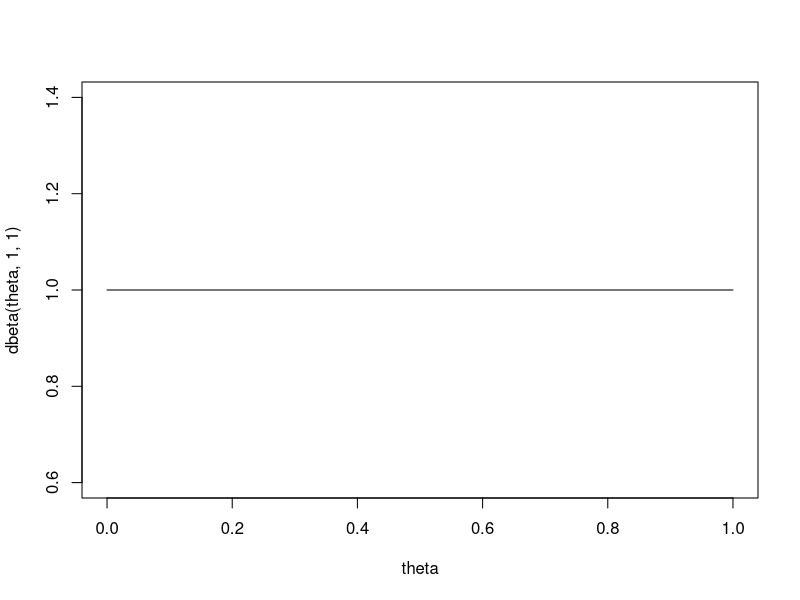
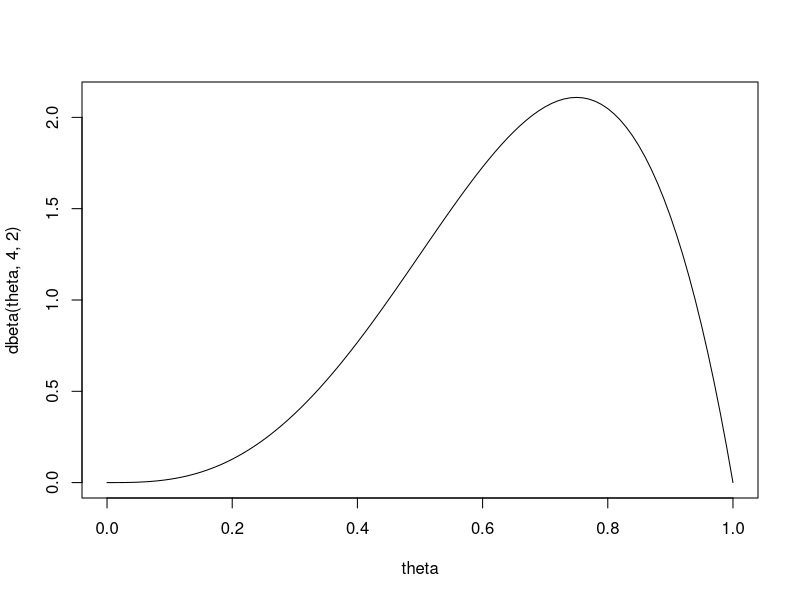
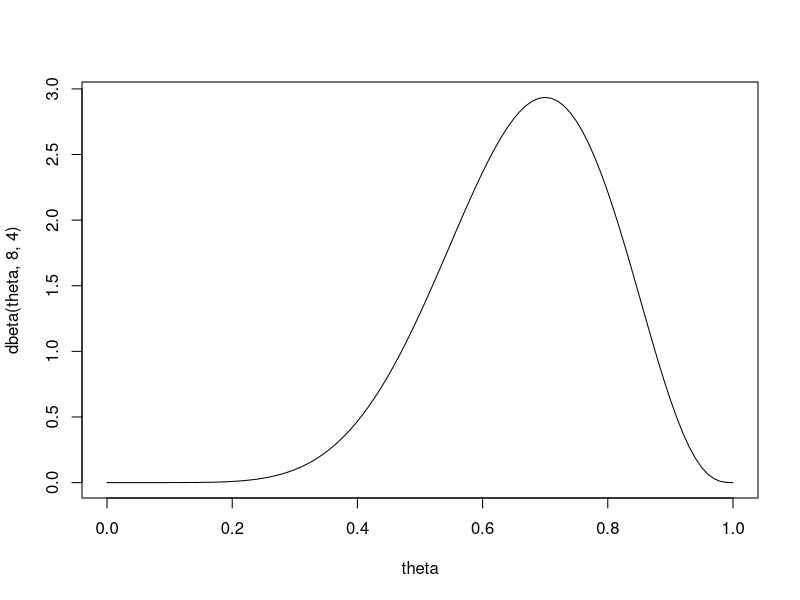
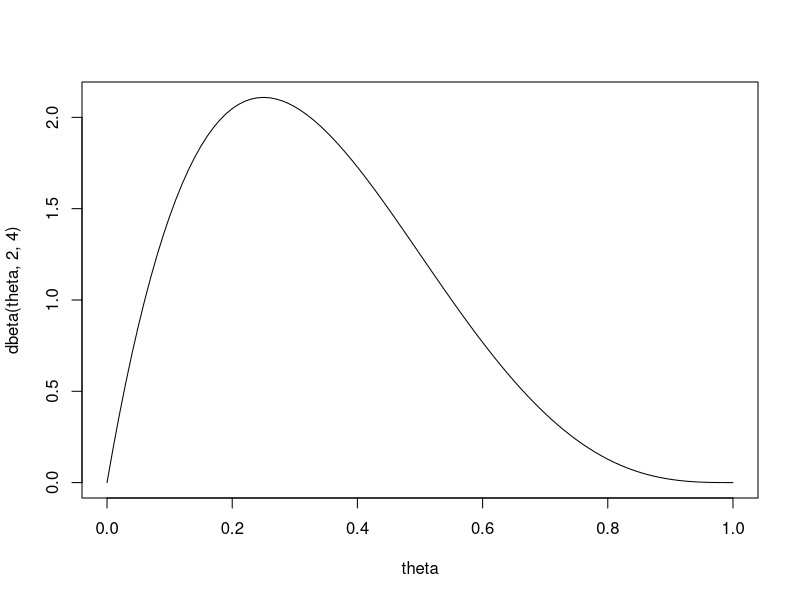
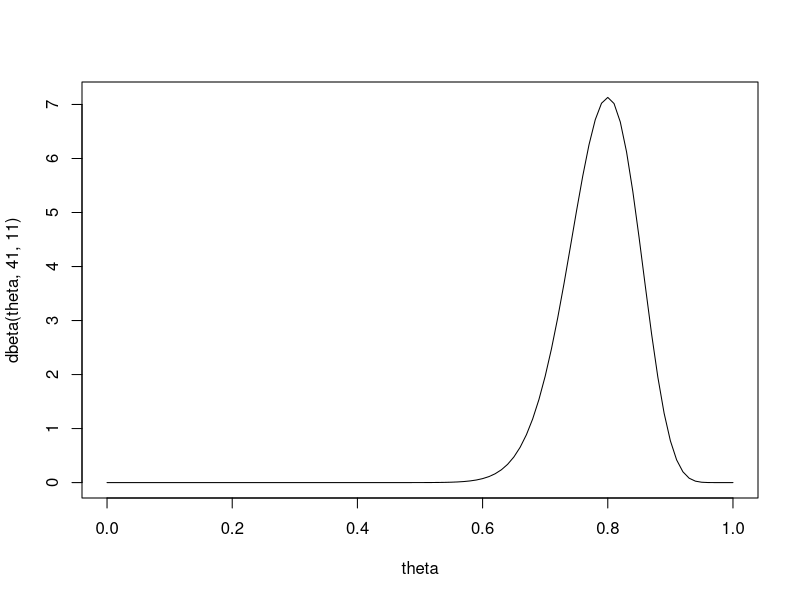
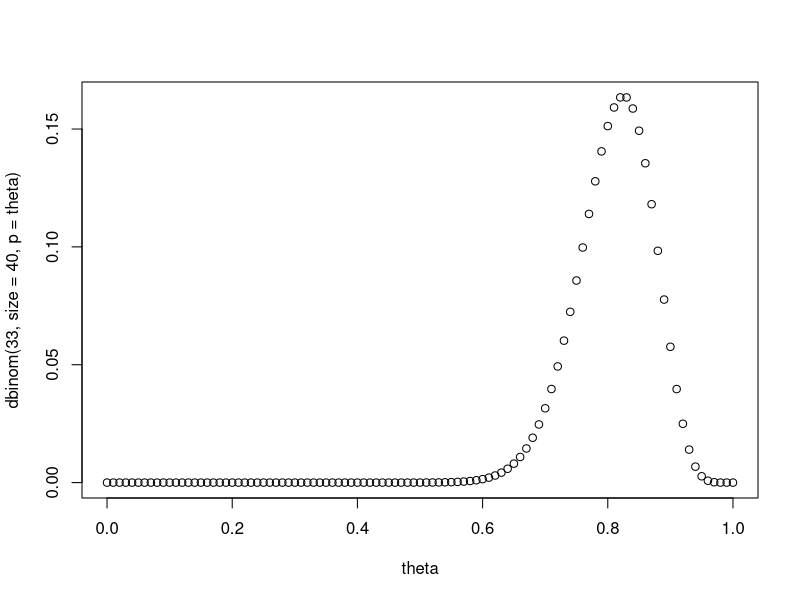
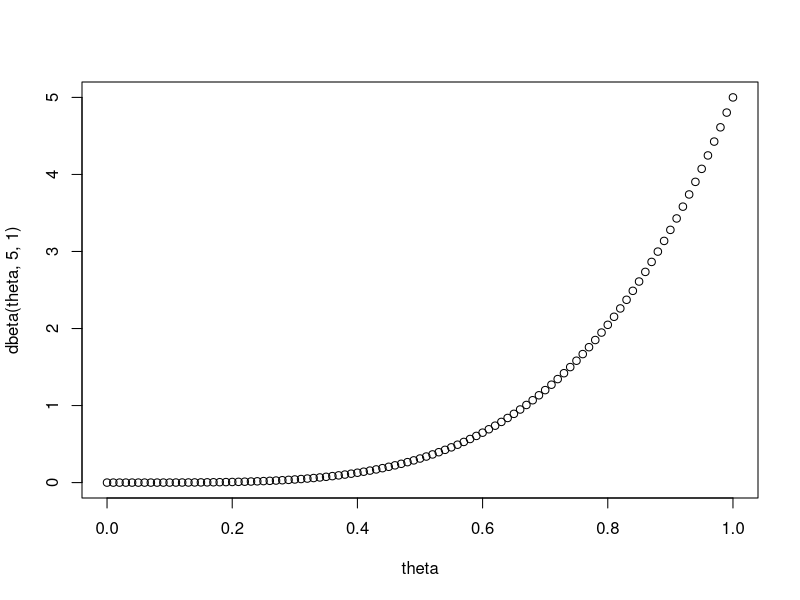

Write R code to recreate these figures, in order.
## ---- chunk 1
knitr::opts_chunk$set(echo = TRUE)
## ---- chunk 2
theta = seq(from=0, to=1, by=.01)
plot(theta, dbeta(theta, 1, 1), type = "l")
plot(theta, dbeta(theta, 4, 2), type = "l")
plot(theta, dbeta(theta, 8, 4), type = "l")
plot(theta, dbeta(theta, 2, 4), type = "l")
## ---- chunk 3
1 - pbeta(0.25, 8, 4)
1 - pbeta(0.5, 8, 4)
1 - pbeta(0.8, 8, 4)
## ---- chunk 4
# posterior mean
41/(41+11)
# MLE
33/40

# Plot posterior
plot(theta, dbeta(theta, 41, 11), type = "l")

# plot likelihood
plot(theta, dbinom(33, size = 40, p = theta))

# posterior probabilities
1 - pbeta(0.25, 41, 11)
1 - pbeta(0.8, 41, 11)
1 - pbeta(0.5, 41, 11)

# equal-tailed credible interval
qbeta(0.025, 41, 11)
qbeta(0.975, 41, 11)
## ---- chunk 5
theta1 = rbeta(1000, 41, 11)
theta2 = rbeta(1000, 32, 20)
mean(theta1 > theta2)
## ---- chunk 6
plot(theta, dbeta(theta, 5, 1))
